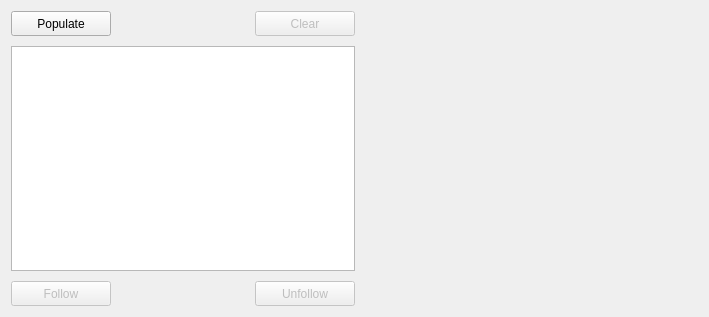
          <widget class="QWidget" name="scrollAreaWidgetContents_3">
           <property name="geometry">
            <rect>
             <x>0</x>
             <y>0</y>
             <width>709</width>
             <height>317</height>
            </rect>
           </property>
           <layout class="QHBoxLayout" name="horizontalLayout_8">
            <item>
             <layout class="QVBoxLayout" name="verticalLayout">
              <property name="spacing">
               <number>10</number>
              </property>
              <item>
               <layout class="QHBoxLayout" name="horizontalLayout_6">
                <item>
                 <widget class="QPushButton" name="trendinguser_submit_btn">
                  <property name="minimumSize">
                   <size>
                    <width>100</width>
                    <height>25</height>
                   </size>
                  </property>
                  <property name="cursor">
                   <cursorShape>PointingHandCursor</cursorShape>
                  </property>
                  <property name="text">
                   <string>Populate</string>
                  </property>
                 </widget>
                </item>
                <item>
                 <spacer name="horizontalSpacer_7">
                  <property name="orientation">
                   <enum>Qt::Orientation::Horizontal</enum>
                  </property>
                  <property name="sizeHint" stdset="0">
                   <size>
                    <width>40</width>
                    <height>20</height>
                   </size>
                  </property>
                 </spacer>
                </item>
                <item>
                 <widget class="QPushButton" name="trendinguser_clear_btn">
                  <property name="enabled">
                   <bool>false</bool>
                  </property>
                  <property name="minimumSize">
                   <size>
                    <width>100</width>
                    <height>25</height>
                   </size>
                  </property>
                  <property name="cursor">
                   <cursorShape>PointingHandCursor</cursorShape>
                  </property>
                  <property name="text">
                   <string>Clear</string>
                  </property>
                 </widget>
                </item>
               </layout>
              </item>
              <item>
               <widget class="QListWidget" name="trendinguser_follow_list"/>
              </item>
              <item>
               <layout class="QHBoxLayout" name="horizontalLayout_7">
                <item>
                 <widget class="QPushButton" name="trendinguser_follow_btn">
                  <property name="enabled">
                   <bool>false</bool>
                  </property>
                  <property name="sizePolicy">
                   <sizepolicy hsizetype="Minimum" vsizetype="Fixed">
                    <horstretch>0</horstretch>
                    <verstretch>0</verstretch>
                   </sizepolicy>
                  </property>
                  <property name="minimumSize">
                   <size>
                    <width>100</width>
                    <height>25</height>
                   </size>
                  </property>
                  <property name="cursor">
                   <cursorShape>PointingHandCursor</cursorShape>
                  </property>
                  <property name="text">
                   <string>Follow</string>
                  </property>
                 </widget>
                </item>
                <item>
                 <spacer name="horizontalSpacer_6">
                  <property name="orientation">
                   <enum>Qt::Orientation::Horizontal</enum>
                  </property>
                  <property name="sizeHint" stdset="0">
                   <size>
                    <width>40</width>
                    <height>20</height>
                   </size>
                  </property>
                 </spacer>
                </item>
                <item>
                 <widget class="QPushButton" name="trendinguser_unfollow_btn">
                  <property name="enabled">
                   <bool>false</bool>
                  </property>
                  <property name="minimumSize">
                   <size>
                    <width>100</width>
                    <height>25</height>
                   </size>
                  </property>
                  <property name="cursor">
                   <cursorShape>PointingHandCursor</cursorShape>
                  </property>
                  <property name="text">
                   <string>Unfollow</string>
                  </property>
                 </widget>
                </item>
               </layout>
              </item>
             </layout>
            </item>
            <item>
             <spacer name="horizontalSpacer_5">
              <property name="orientation">
               <enum>Qt::Orientation::Horizontal</enum>
              </property>
              <property name="sizeHint" stdset="0">
               <size>
                <width>40</width>
                <height>20</height>
               </size>
              </property>
             </spacer>
            </item>
           </layout>
          </widget>
